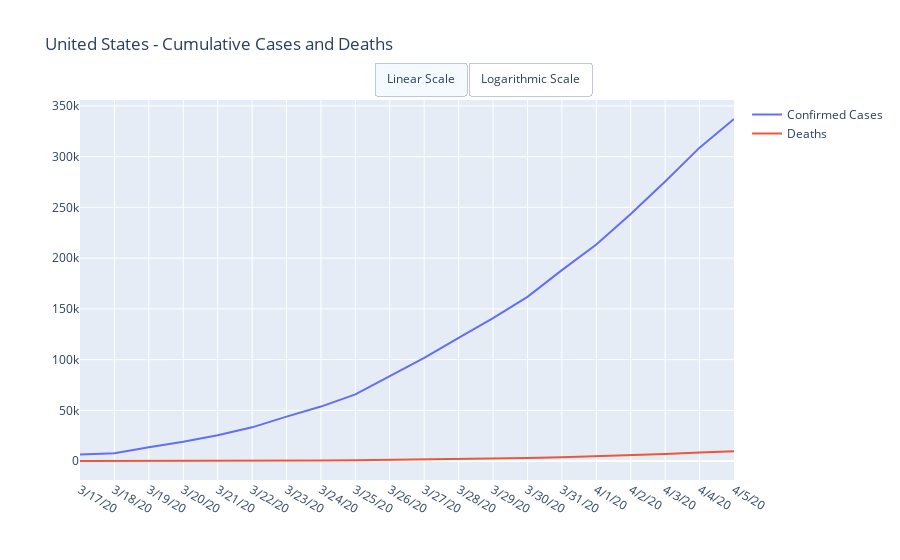

The notebook cell saved with this chart:
### Markdown cell above
# United States - Aggregate Data

### Code cell
dfUSConfirmed = dfConfirmedGlobal[dfConfirmedGlobal['Country/Region'] == 'US'].copy()
dfUSDeaths =  dfDeathsGlobal[dfConfirmedGlobal['Country/Region'] == 'US'].copy()

trace1 = go.Scatter(
    x = dfUSConfirmed.columns[-DEFAULT_DAYS:],
    y = dfUSConfirmed.iloc[0][-DEFAULT_DAYS:], name = 'Confirmed Cases')

trace2 = go.Scatter(
    x = dfUSDeaths.columns[-DEFAULT_DAYS:],
    y = dfUSDeaths.iloc[0][-DEFAULT_DAYS:], name = 'Deaths')

data = [trace1, trace2]
layout = dict(title = 'United States - Cumulative Cases and Deaths', updatemenus=LogLinearScale)

py.iplot(dict(data=data, layout=layout))
dfUSConfirmed['Category'] = 'Confirmed Cases'
dfUSConfirmed = dfUSConfirmed.set_index(['Country/Region', 'Category'])
dfUSDeaths['Category'] = 'Deaths'
dfUSDeaths = dfUSDeaths.set_index(['Country/Region', 'Category'])

dfUSCombined = pd.concat([dfUSConfirmed, dfUSDeaths])
dfUSCombined[dfUSCombined.columns[-DEFAULT_DAYS:]].style.format(IntegerFormatter)

### Figure 1 — Plotly figure (JSON) as saved in the notebook; plotly's stock layout.template omitted (floating-point values rounded to 4 significant figures)
{"data": [{"name": "Confirmed Cases", "type": "scatter", "x": ["3/17/20", "3/18/20", "3/19/20", "3/20/20", "3/21/20", "3/22/20", "3/23/20", "3/24/20", "3/25/20", "3/26/20", "3/27/20", "3/28/20", "3/29/20", "3/30/20", "3/31/20", "4/1/20", "4/2/20", "4/3/20", "4/4/20", "4/5/20"], "y": [6421, 7783, 13677, 19100, 25489, 33276, 43847, 53740, 65778, 83836, 101657, 121478, 140886, 161807, 188172, 213372, 243453, 275586, 308850, 337072]}, {"name": "Deaths", "type": "scatter", "x": ["3/17/20", "3/18/20", "3/19/20", "3/20/20", "3/21/20", "3/22/20", "3/23/20", "3/24/20", "3/25/20", "3/26/20", "3/27/20", "3/28/20", "3/29/20", "3/30/20", "3/31/20", "4/1/20", "4/2/20", "4/3/20", "4/4/20", "4/5/20"], "y": [108, 118, 200, 244, 307, 417, 557, 706, 942, 1209, 1581, 2026, 2467, 2978, 3873, 4757, 5926, 7087, 8407, 9619]}], "layout": {"title": {"text": "United States - Cumulative Cases and Deaths"}, "updatemenus": [{"active": 0, "buttons": [{"args": [{"visible": [true, true]}, {"yaxis": {"type": "linear"}}], "label": "Linear Scale", "method": "update"}, {"args": [{"visible": [true, true]}, {"yaxis": {"type": "log"}}], "label": "Logarithmic Scale", "method": "update"}], "direction": "right", "type": "buttons", "x": 0.45, "xanchor": "left", "y": 1.1, "yanchor": "top"}]}}
